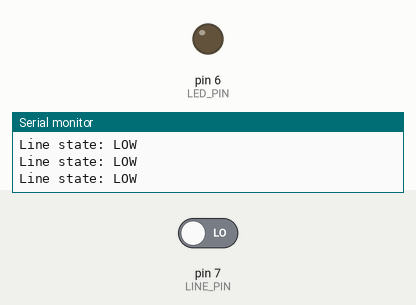
The sketch below on a simulated Arduino Uno, built with avr-gcc and run on an emulated ATmega328P. Shown: output pins drawn as LEDs (lit = HIGH), the last lines printed to the serial monitor. The inputs (shaded band) are chosen by the test bench; at power-on: pin 7 (LINE_PIN) LOW.

Above: at 1.2 s.
1.3 s: pin 7 (LINE_PIN) driven HIGH
At 2.4 s:
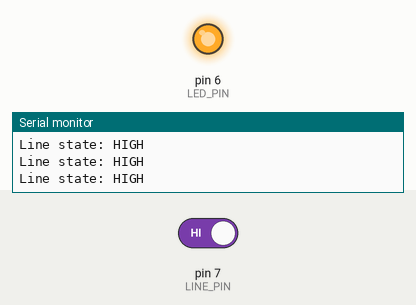
2.8 s: pin 7 (LINE_PIN) driven LOW
At 3.6 s:
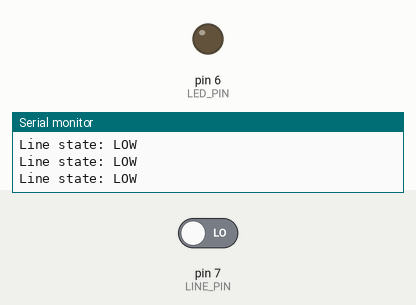
Timing chart, 0 to 5.8 s (numbered marks = the images above; inputs shaded):
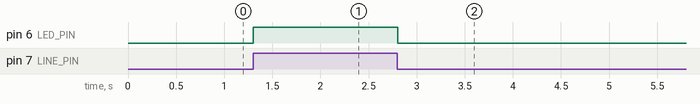

The sketch:

03.buttonsAndDecisions.ino
```cpp
/*
  Author:

  Learning Intention:
  The students will read a Grove Button module and control a Grove LED module,
  applying binary selection logic (if, if else, if else if else, switch/case).

  Success Criteria:
    1.  I can connect Grove modules to the base shield and know which port each uses
    2.  I know how to read binary data from a specific PIN (digitalRead)
    3.  I know how to write binary data to a specific PIN (digitalWrite)
    4.  I understand that LOW = false = 0 and HIGH = true = 1
    5.  I understand binary selection is asking questions with only true and false outcomes
    6.  I can apply comparison operators in if, if else, and if else if else structures
    7.  I understand a switch/case structure and the role of break
    8.  I understand the difference between a nested if and boolean operators
    9.  I can read a simple logic flowchart
    10. I can apply this knowledge to the Button and the Line Finder modules

  Hardware (Grove cables to the base shield):
    Button module  -> D4
    LED module     -> D6
    Line Finder    -> D7  (application task)

  Student Notes:
    Comparison Operators: != , < , <= , == , > , >=
    Boolean Operators: ! (not), && (and), || (or)
    The Grove Button reads HIGH while pressed. Inside the module a resistor
    holds the pin LOW when released. See the flowcharts in this folder's Readme.md.

  Optional breadboard reference (how this wiring works without Grove modules):
    Bootcamp-digitalWrite.png and Bootcamp-digitalRead.png in this folder.

  Documentation:
    https://sensorkit.arduino.cc/
    https://www.arduino.cc/reference/en/#structure
    https://www.arduino.cc/reference/en/language/functions/digital-io/digitalread/
*/
const int LINE_PIN = 7;  // Grove Line Finder on D7
const int LED_PIN  = 6;  // Grove LED on D6

void setup() {
  pinMode(LED_PIN, OUTPUT);
  pinMode(LINE_PIN, INPUT);
  Serial.begin(115200);
}

void loop() {
  int lineState = digitalRead(LINE_PIN);
  int LEDState =  digitalRead(LED_PIN);  // HIGH or LOW
  digitalWrite(LED_PIN, lineState);        // mirror sensor state to LED

  Serial.print("Line state: ");
  if (lineState == HIGH) {
    Serial.println("HIGH");
  } else {
    Serial.println("LOW");
  }

  delay(100);
}
```

Measured:
- after the input at 1.3 s, pin 6 (LED_PIN): LOW → HIGH at once
- after the input at 2.8 s, pin 6 (LED_PIN): HIGH → LOW at once
